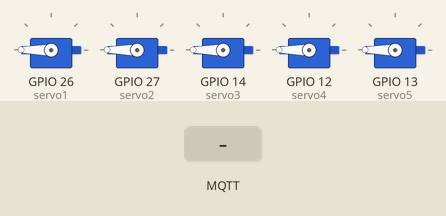
This sketch was run on a simulated ESP32. Shown: 5 × servo. The inputs (shaded band) are chosen by the test bench. WiFi joins after 1.5 s; servers stay silent unless stated; random numbers use the default seed unless the sketch sets one; no MQTT or app messages arrive unless stated; what the sketch prints to the serial monitor is not drawn.

Above: at 2.7 s.
2.8 s: MQTT message "1" arrives on the first subscribed topic
At 3.3 s:
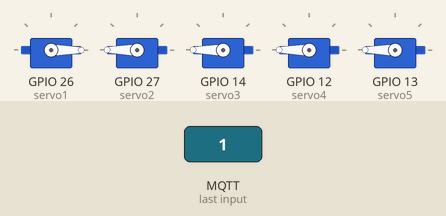
4.3 s: MQTT message "0" arrives on the first subscribed topic
At 5.7 s:
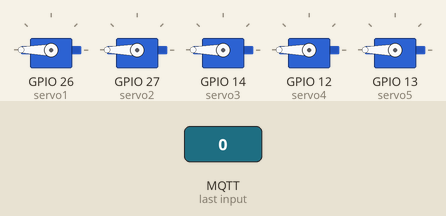
Timing chart, 0 to 7.3 s (numbered marks = the images above; inputs shaded):
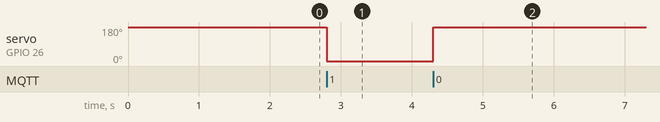

The sketch:

ESP32_Subscriber_Servo.ino
```cpp
#include <WiFi.h>
#include "PubSubClient.h"
#include "ESP32Servo.h"

const char* ssid = "Wokwi-GUEST";
const char* password = "";
const char* mqttServer = "broker.emqx.io";
int port = 1883;
String stMac;
char mac[50];
char clientId[50];

WiFiClient espClient;
PubSubClient client(espClient);

Servo servo1;
Servo servo2;
Servo servo3;
Servo servo4;
Servo servo5;

unsigned long lastMsg = 0;
#define MSG_BUFFER_SIZE  (50)
char msg[MSG_BUFFER_SIZE];
int value = 0;


void setup() {
  Serial.begin(115200);
  randomSeed(analogRead(0));

  delay(10);
  Serial.println();
  Serial.print("Connecting to ");
  Serial.println(ssid);

  wifiConnect();

  Serial.println("");
  Serial.println("WiFi connected");
  Serial.println("IP address: ");
  Serial.println(WiFi.localIP());
  Serial.println(WiFi.macAddress());
  stMac = WiFi.macAddress();
  stMac.replace(":", "_");
  Serial.println(stMac);

  client.setServer(mqttServer, port);
  client.setCallback(callback);

  servo1.attach(26);
  servo2.attach(27);
  servo3.attach(14);
  servo4.attach(12);
  servo5.attach(13);

  servo1.write(180);
  servo2.write(180);
  servo3.write(180);
  servo4.write(180);
  servo5.write(180);

}

void wifiConnect() {
  WiFi.mode(WIFI_STA);
  WiFi.begin(ssid, password);
  while (WiFi.status() != WL_CONNECTED) {
    delay(500);
    Serial.print(".");
  }
}

void mqttReconnect() {
  while (!client.connected()) {
    Serial.print("Attempting MQTT connection...");
    long r = random(1000);
    sprintf(clientId, "clientId-%ld", r);
    if (client.connect(clientId)) {
      Serial.print(clientId);
      Serial.println(" connected");
      client.subscribe("ArduMeka/openCVmqtt");
    } else {
      Serial.print("failed, rc=");
      Serial.print(client.state());
      Serial.println(" try again in 5 seconds");
      delay(5000);
    }
  }
}

void callback(char* topic, byte* message, unsigned int length) {

    if((char)message[0] == '1'){
      servo1.write(0);
    }
    else{
      servo1.write(180);
    }
    if((char)message[1] == '1'){
      servo2.write(0);
    }
    else{
      servo2.write(180);
    }
    if((char)message[2] == '1'){
      servo3.write(0);
    }
    else{
      servo3.write(180);
    }
    if((char)message[3] == '1'){
      servo4.write(0);
    }
    else{
      servo4.write(180);
    }
    if((char)message[4] == '1'){
      servo5.write(0);
    }
    else{
      servo5.write(180);
    }
}

void loop() {
  delay(10);
  if (!client.connected()) {
    mqttReconnect();
  }
  client.loop();
}
```

Measured:
- after the input at 2.8 s, servo on GPIO 26 (servo1): 180° → 0° at once
- after the input at 4.3 s, servo on GPIO 26 (servo1): 0° → 180° at once
